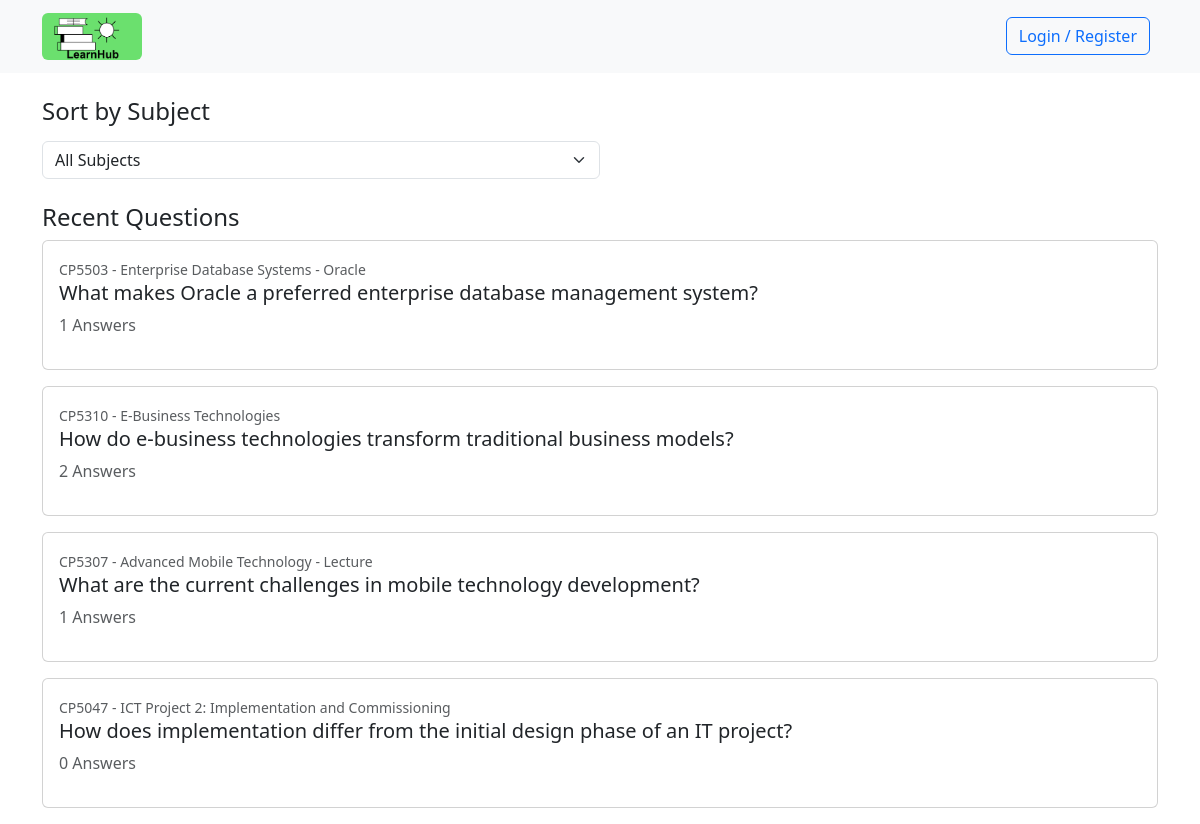
Before: / with the older database file.
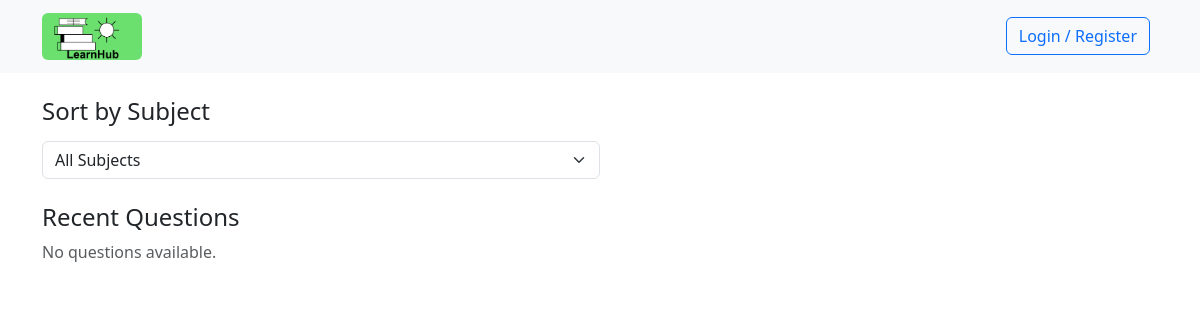
After: the same page with the newer database file.
### tables this page shows
CREATE TABLE `questions` (
  `id` int(11) NOT NULL,
  `user_id` int(11) NOT NULL,
  `subject_id` int(11) NOT NULL,
  `question` text NOT NULL,
  `created_at` timestamp NOT NULL DEFAULT current_timestamp(),
  `approved` int(11) NOT NULL DEFAULT 0,
  `hidden` tinyint(1) DEFAULT 0
);

### index.php (the view, shortened to what this page needs)
<?php
include 'db.php';
$subjects_query = "SELECT * FROM subjects";
$subjects_result = mysqli_query($conn, $subjects_query);
$subjects = [];
while ($subject_row = mysqli_fetch_assoc($subjects_result)) {
    $subjects[$subject_row['id']] = $subject_row['code'] . " - " . $subject_row['name'];
}
$questions_query = "SELECT q.*,
                   (SELECT COUNT(*) FROM answers a WHERE a.question_id = q.id AND a.approved = 1) AS answer_count
                   FROM questions q
                   WHERE q.approved = 1 AND q.hidden = 0
                   ORDER BY q.created_at DESC
                   LIMIT 10";
$questions_result = mysqli_query($conn, $questions_query);
?>
<!DOCTYPE html>
<html lang="en">
<head>
    <link href="https://cdn.jsdelivr.net/npm/bootstrap@5.3.0/dist/css/bootstrap.min.css" rel="stylesheet">
</head>
<body>
    <nav class="navbar navbar-expand-lg navbar-light bg-light">
        <div class="container">
            <a class="navbar-brand" href="#">
                <img src="./images/logo.png" width="100px" height="50px" class="img-fluid rounded float-start" />
            </a>
            <div class="d-flex">
                <?php if(isset($_SESSION['jcu_number'])): ?>
                    <div class="d-flex gap-3 align-items-center">
                        <a href="dashboard.php" class="btn btn-outline-success">Dashboard</a>
                        <div class="dropdown">
                            <button class="btn btn-secondary dropdown-toggle" type="button" id="userDropdown" data-bs-toggle="dropdown" aria-expanded="false">
                                <?php echo $_SESSION['jcu_number']; ?>
                            </button>
                            <ul class="dropdown-menu dropdown-menu-end" aria-labelledby="userDropdown">
                                <li><a class="dropdown-item" href="logout.php">Logout</a></li>
                            </ul>
                        </div>
                    </div>
                <?php else: ?>
                    <a href="login_page.php" class="btn btn-outline-primary me-2">Login / Register</a>
                <?php endif; ?>
            </div>
        </div>
    </nav>
    <div class="container mt-4">
        <h4 class="mb-3">Sort by Subject</h4>
        <select id="subjectFilter" class="form-select w-50">
            <option value="">All Subjects</option>
        </select>
        <h4 class="mt-4">Recent Questions</h4>
        <div id="questionsList">
            <?php if (mysqli_num_rows($questions_result) > 0): ?>
                <?php while($row = mysqli_fetch_assoc($questions_result)): ?>
                    <div class="card mb-3">
                        <div class="card-body">
                            <small class="text-muted"><?= isset($subjects[$row['subject_id']]) ? $subjects[$row['subject_id']] : 'Unknown Subject' ?></small>
                            <h5 class="card-title">
                                <a href="question.php?id=<?= $row['id']; ?>" class="text-dark text-decoration-none">
                                    <?= htmlspecialchars($row['question']); ?>
                                </a>
                            </h5>
                            <p class="text-muted"><?= $row['answer_count']; ?> Answers</p>
                        </div>
                    </div>
                <?php endwhile; ?>
            <?php else: ?>
                <p class="text-muted">No questions available.</p>
            <?php endif; ?>
        </div>
    </div>
</body>
</html>

Changed rows visible on the page:
removed questions: subject "CP5503 - Enterprise Database Systems - Oracle", question "What makes Oracle a preferred enterprise database management system?", answer_count "1"
removed questions: subject "CP5310 - E-Business Technologies", question "How do e-business technologies transform traditional business models?", answer_count "2"
removed questions: subject "CP5307 - Advanced Mobile Technology - Lecture", question "What are the current challenges in mobile technology development?", answer_count "1"
removed questions: subject "CP5047 - ICT Project 2: Implementation and Commissioning", question "How does implementation differ from the initial design phase of an IT project?", answer_count "0"
Other visible differences:
text now shown: "No questions available."
